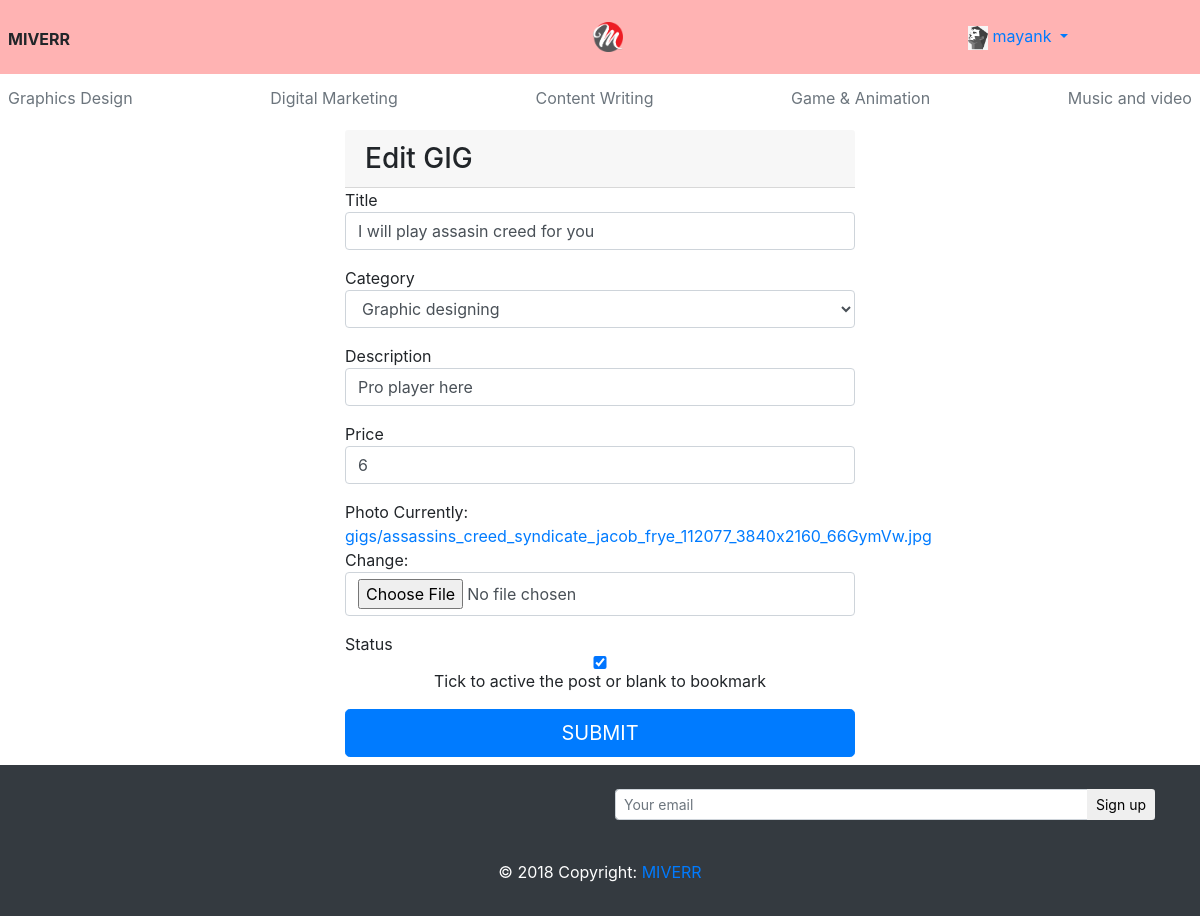
Page /gigs/3/edit/ (signed in) on the committed database.
### users/models.py (models this page shows, shortened)
class CustomUser(AbstractUser):
    email = models.EmailField(unique=True)
    avatar=models.CharField(max_length=500)
    about=models.CharField(max_length=1000)
    slogan=models.CharField(max_length=100)
    objects = CustomUserManager()

### miverrapp/models.py (models this page shows, shortened)
class Gig(models.Model):
    CATEGORY_CHOICES=(
    ("GD","Graphic designing"),
    ("DM","Digital Marketing"),
    ("CW","Content-Writing"),
    ("GM","Game & Animation"),
    ("MV","Music and video"),
    )
    title=models.CharField(max_length=500)
    category=models.CharField(max_length=2,choices=CATEGORY_CHOICES)
    description=models.CharField(max_length=1000)
    price=models.IntegerField(default=6)
    photo=models.FileField(upload_to='gigs')
    status=models.BooleanField(default=True)
    user=models.ForeignKey(settings.AUTH_USER_MODEL,on_delete=models.CASCADE)
    create_time=models.DateTimeField(default=timezone.now)

### miverrapp/views.py (the view)
# urls.py: re_path(r'^gigs/(?P<id>[\d-]+)/edit/$',views.edit_gig,name="gig_edit"),
@login_required(login_url="/users/login/")
def edit_gig(request,id):
    gig=get_object_or_404(Gig,id=id)
    if request.user ==gig.user:
        if request.method=="POST":
            gig_form=GigForm(request.POST,request.FILES,instance=gig)
            if gig_form.is_valid():
                gig=gig_form.save(commit=False)
                gig.save()
                return redirect('miverrapp:my_gigs')
        else:
            gig_form=GigForm(instance=gig)
    else:
        raise Http404
    return render(request,'edit_gig.html',{"form":gig_form})

### miverrapp/forms.py
class GigForm(ModelForm):
    status = forms.BooleanField(help_text="Tick to active the post or blank to bookmark",required=False)
    class Meta:
        model=Gig
        fields=["title","category","description","price","photo","status",]

### users/backend.py (called while the page is built)
     def get_user(self, user_id):
        try:
            return get_user_model().objects.get(pk=user_id)
        except get_user_model().DoesNotExist:
            return None

### templates/edit_gig.html (shortened to what this page needs)
{% extends 'base.html' %}
{% load widget_tweaks %}
{% load static %}
{% block body %}
<div class="container mt-2 mb-2">
<form method="post" class="ft" enctype="multipart/form-data">
  <h3 class="card-header">Edit GIG</h3>
  {% for field in form.visible_fields %}
    <div class="form-group">
      {{field.label}}
      {% render_field field class="form-control" placeholder=field.label %}
        {% if field.help_text %}
            <p class="text-center ">{{field.help_text}}</p>
        {%endif%}
    </div>
  {% endfor %}
  <button class="btn btn-lg btn-primary btn-block" type="submit">SUBMIT</button></form>
</div>
{% endblock %}

### templates/base.html (shortened to what this page needs)
{% load static %}
<!DOCTYPE html>
<html lang="en" dir="ltr">
  <head>
    <link rel="stylesheet" href="https://maxcdn.bootstrapcdn.com/bootstrap/4.0.0/css/bootstrap.min.css"><link rel="stylesheet" href="https://maxcdn.bootstrapcdn.com/bootstrap/4.0.0/css/bootstrap.min.css">
  </head>
  <body>
    <div>
    <header class="blog-header py-3 bg-light">
        <div class="row flex-nowrap justify-content-between align-items-center">
          <div class="col-4 pt-1 ml-2" >
            <b>MIVERR</b>
          </div>
          <div class="col-4 text-center">
            <a href="{% url 'miverrapp:home' %}"><img src="{% static 'img/logo.png' %}" class="fluid img1"  alt=""></a>
          </div>
          <div class="col-4 d-flex justify-content-center align-items-center mr-0">
          {% if user.is_authenticated %}
          <ul class="navbar-nav">
            <li class="nav-item dropdown">
              <a class="nav-link dropdown-toggle" href="#" id="navbardrop" data-toggle="dropdown">
                <img src="{% static 'img/avatar.jpg' %}" style="height:24px;" alt="">
                {{user.username}}
              </a>
            </li>
          </ul>
          {% else %}
          <a class="btn btn-sm btn-outline-success mr-1" href="{% url 'login' %}">Login</a>
          <a class="btn btn-sm btn-outline-secondary" href="{% url 'signup' %}">Sign up</a>
          {% endif %}
          </div>
        </div>
      </header>
    <div class="nav-scroller py-1 mb-2 ">
        <nav class="nav d-flex justify-content-between " >
          <a class="p-2 text-muted" href="/category/graphic-designing/">Graphics Design</a>
          <a class="p-2 text-muted" href="/category/digital-marketing/">Digital Marketing</a>
          <a class="p-2 text-muted" href="/category/content-writing/">Content Writing</a>
          <a class="p-2 text-muted" href="/category/game-animation/">Game & Animation</a>
          <a class="p-2 text-muted" href="/category/music-video/">Music and video</a>
        </nav>
      </div>
      </div>
    {% block body %}
    {% endblock %}
<div class='footer'>
<footer class="page-footer font-small bg-dark pt-4">
    <div class="container">
      <div class="row">
        <div class="col-md-6 mb-4">
        </div>
        <div class="col-md-6 mb-4">
          <form class="input-group">
            <input type="text" class="form-control form-control-sm" placeholder="Your email" aria-label="Your email" aria-describedby="basic-addon2">
            <div class="input-group-append">
              <button class="btn btn-sm btn-outline-white" type="button">Sign up</button>
            </div>
          </form>
        </div>
      </div>
    </div>
    <div class="footer-copyright text-center py-3"><p style=color:white;>© 2018 Copyright:
      <a href="">MIVERR</a></p>
    </div>
  </footer>
  </body>
</html>

### rows in the picture
CustomUser: username "mayank"
Gig: title "I will play assasin creed for you" "Graphic designing" "Pro player here" "6" "☑"

### other values in the picture
{{ field.label }} "Title" "Category" "Description" "Price" "Photo" "Status"
{{ field.help_text }} "Tick to active the post or blank to bookmark"
